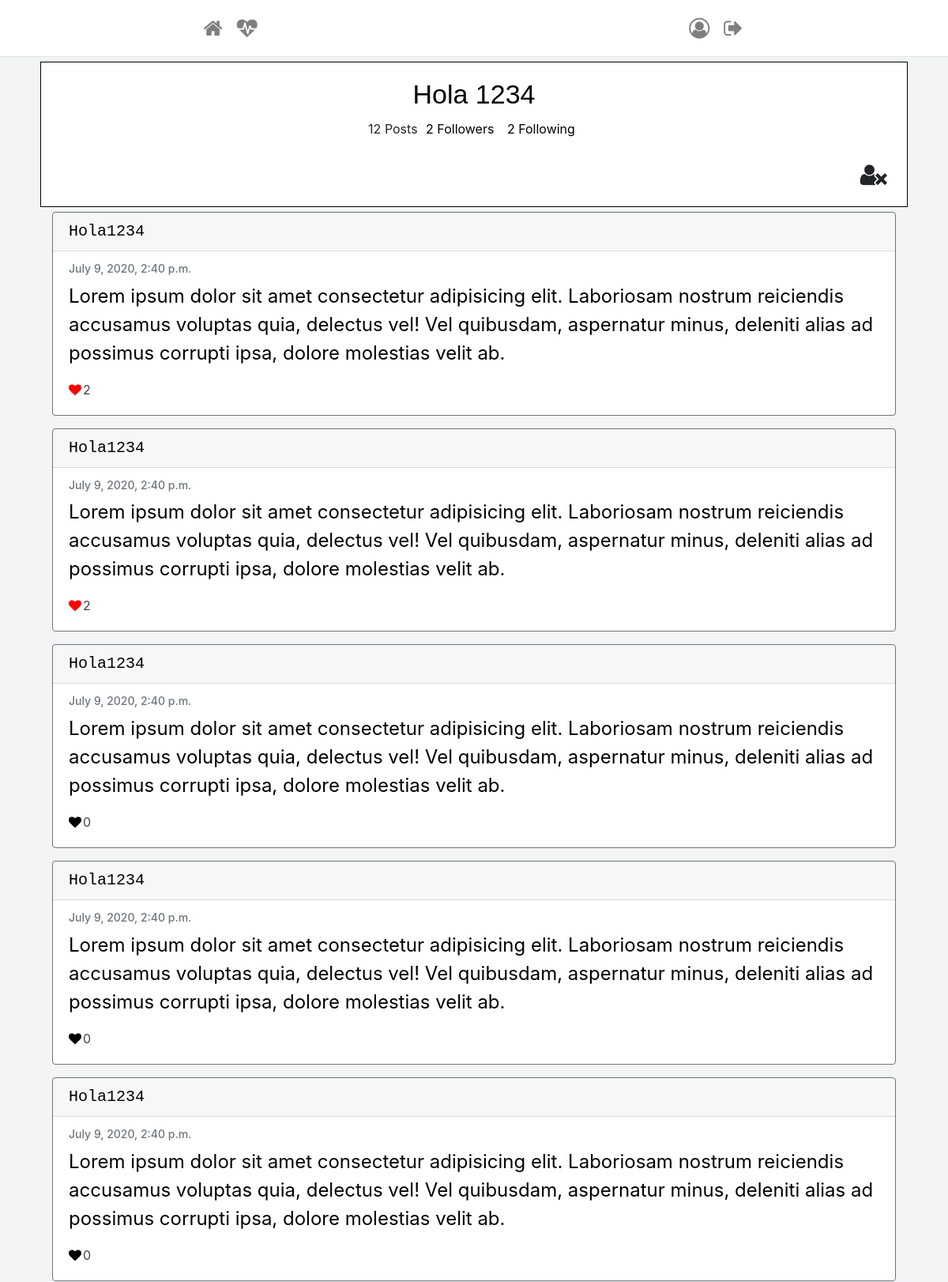
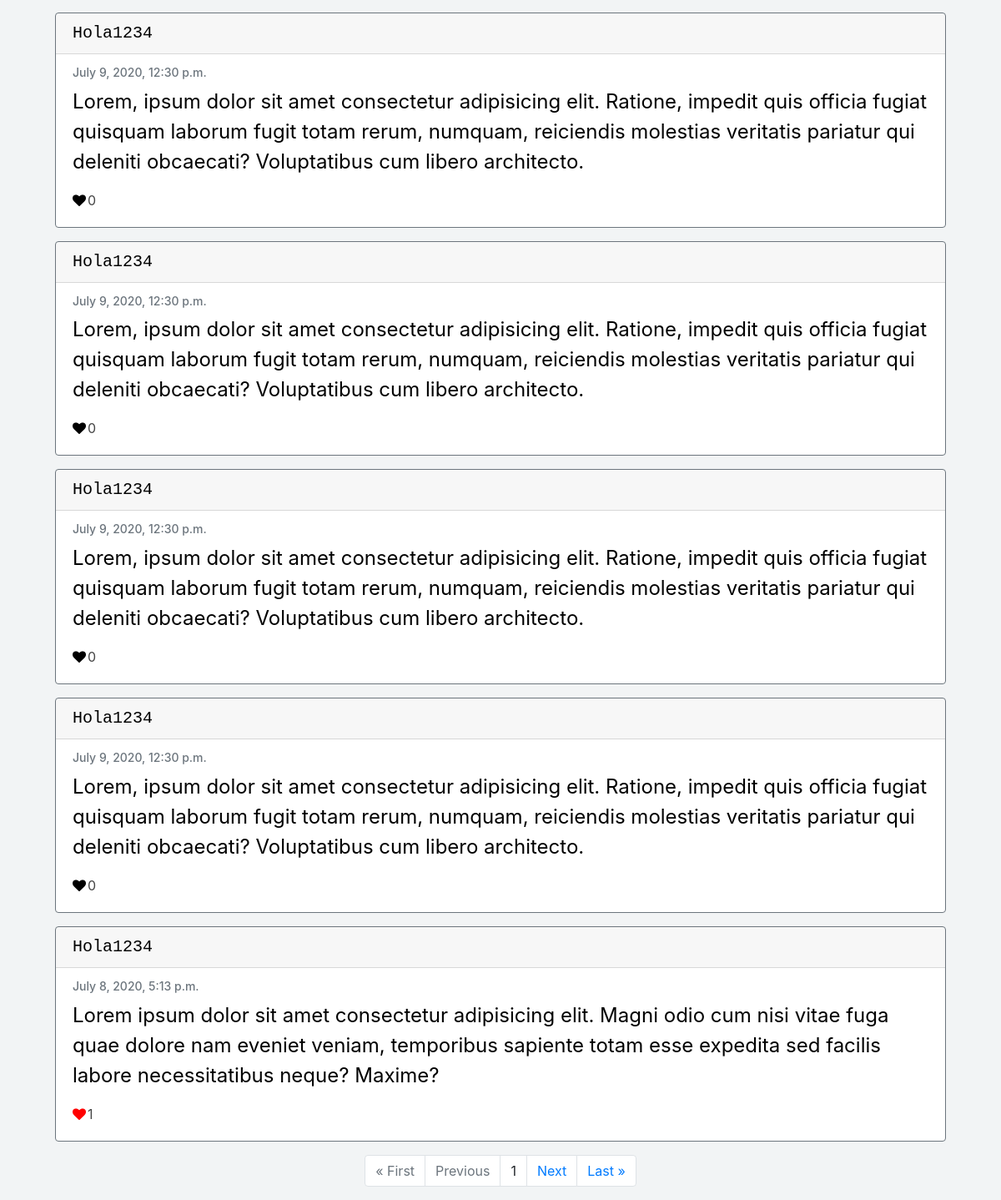
Screenshot of /profile/hola1234 (signed in) with the database file from the repository (2 pictures, top to bottom).
### network/models.py (models this page shows, shortened)
class User(AbstractUser):
    pass

class Post(models.Model):
    content = models.CharField(max_length=255)
    user = models.ForeignKey('User', on_delete=models.CASCADE, related_name='author')
    date = models.DateTimeField(default=datetime.now())
    liked = models.ManyToManyField('User', default=None, blank=True, related_name='post_likes')

### network/views.py (the view, shortened to what this page needs)
# urls.py: path("profile/<str:username>", views.profile, name="profile"),
def profile(request, username):
    if request.method == 'GET':
        currentuser = request.user
        profileuser = get_object_or_404(User, username=username)
        posts = Post.objects.filter(user=profileuser).order_by('id').reverse()
        follower = Profile.objects.filter(target=profileuser)
        following = Profile.objects.filter(follower=profileuser)
        if request.user.is_anonymous:
            return redirect('login')
        else:
            following_each_other = Profile.objects.filter(follower=currentuser, target=profileuser)
            totalfollower = len(follower)
            totalfollowing = len(following)
            paginator = Paginator(posts, 10)
            page_number = request.GET.get('page')
            page_obj = paginator.get_page(page_number)
            context = {
                'posts': posts.count(),
                'profileuser': profileuser,
                'page_obj': page_obj,
                'follower': follower,
                'totalfollower': totalfollower,
                'following': following,
                'totalfollowing': totalfollowing,
                'followingEachOther': following_each_other
            }
            return render(request, "network/profile.html", context)

### network/templates/network/profile.html (shortened to what this page needs)
{% extends 'network/layout.html' %}
{% load static %}
{% block body %}
<div class="profile">
    {% if profileuser.first_name and profileuser.last_name %}
    <h4 class="details-name">{{profileuser.first_name|title}} {{profileuser.last_name|title}}
    {% else %}
    <h4 class="details-name">{{profileuser.username|title}}</h4>
    {% endif %}
    </h4>
    <p><span class="btn-total-follow">{{posts}} Posts </span>
        <button type="button" class="btn-total-follow follows" data-toggle="modal" data-target="#followers">{{totalfollower}} Followers </button>
        <button type="button" class="btn-total-follow follows" data-toggle="modal" data-target="#following">{{totalfollowing}} Following </button>
    </p>
    {% if user.username != profileuser.username %}
        {% if not followingEachOther %}
        <form class="text-right" method="post" action="{% url 'profile' username=profileuser.username %}">
            {% csrf_token %}
            <button class="btn-follow btn" type="submit" value="Follow"><i class="fa fa-user-plus"></i></button>
        </form>
        {% elif followingEachOther %}
        <form class="text-right" method="post" action="{% url 'profile' username=profileuser.username %}">
            <button class="btn-follow btn" type="submit" value="Unfollow"><i class="fa fa-user-times"></i></button>
        </form>
        {% endif %}
    {% else %}
    <div class="text-right">
        <a class="btn-config btn" href="{% url 'config' username=request.user %}"><i class="fa fa-cog"></i></a>
    </div>
    {% endif %}
</div>
<div class="container">
    {% for post in page_obj %}
    <div class="card border-secondary mb-3 post-object{{post.id}}">
        <h5 class="card-header"><a href="{% url 'profile' username=post.user %}">{{post.user|title}}</a></h5>
        <div class="card-body text-secondary">
            <h6 class="card-subtitle mb-2 text-muted">{{post.date}}</h6>
            <p class="card-text post-object-content{{post.id}}">{{post.content}}</p>
            {% if user.is_authenticated %}
                {% if request.user == post.user %}
                <button type="button" class="edit" data-toggle="modal" data-target="#edit">Edit</button>
                <button type="button" class="delete delete-post" data-catid="{{post.id}}">Delete</button>
                {% elif request.user in post.liked.all %}
                    <a class="likebutton" href="#" data-catid="{{ post.id }}" id="{{post.id}}" data-total="{{post.liked.all.count}}"  data-value="Unlike" value="submit"><i class="fa fa-heart" id="heart{{post.id}}" style="color:red;"></i><span id="liked{{post.id}}">{{post.liked.all.count}}</span></a>
                    {% else %}
                    <a class="likebutton" href="#" data-catid="{{ post.id }}" id="{{post.id}}" data-total="{{post.liked.all.count}}"  data-value="Like" value="submit"><i class="fa fa-heart" id="heart{{post.id}}" style="color:black;"></i><span id="liked{{post.id}}">{{post.liked.all.count}}</span></a>
                {% endif %}
            {% else %}
                <p>Likes: {{post.liked.all.count}}</p>
            {% endif %}
        </div>
    </div>
    {% endfor %}
</div>
<div class="container">
    <ul class="pagination justify-content-center">
        {% if page_obj.has_previous %}
            <li class="page-item"><a href="?page=1" class="page-link">&laquo; First</a></li>
            <li class="page-item"><a href="?page={{ page_obj.previous_page_number }}" class="page-link">Previous</a></li>
        {% else %}
            <li class="page-item disabled"><a class="page-link">&laquo; First</a></li>
            <li class="page-item disabled"><a class="page-link">Previous</a></li>
        {% endif %}
        {% if page_obj.number %}
        <li class="page-item"><a class="page-link">{{ page_obj.number }}</a></li>
        {% else %}
        <li class="page-item"><a class="page-link">0</a></li>
        {% endif %}
        {% if page_obj.has_next %}
        <li class="page-item"><a href="?page={{ page_obj.next_page_number }}" class="page-link">Next</a></li>
        <li class="page-item"><a href="?page={{ page_obj.paginator.num_pages }}" class="page-link">Last &raquo;</a></li>
        {% else %}
        <li class="page-item disabled"><a class="page-link">Next</a></li>
        <li class="page-item disabled"><a class="page-link">Last &raquo;</a></li>
        {% endif %}
    </ul>
</div>
{% endblock %}

### network/static/network/styles.css (style rules this page uses)
body { background-color: #f2f4f5; }
i { margin-right: 2px; }
@media only screen and (min-width: 600px) { .card { width:auto; margin:6px; } }
@media only screen and (min-width: 600px) { .likebutton ,.edit, .delete { font-size: 32px; color:#454545; } }
@media only screen and (min-width: 600px) { .card-header { font-size:46px; font-family: monospace; } }
@media only screen and (min-width: 600px) { .card-subtitle { font-size:28px; } }
@media only screen and (min-width: 600px) { .card-text { font-size:34px; color:black; } }
@media only screen and (min-width: 600px) { .page-item { font-size: 36px; } }
@media only screen and (min-width: 600px) { .details-name { font-size: 54px; margin:10px; color: black; font-family: 'Gill Sans', 'Gill Sans MT', Calibri, 'Trebuchet MS', sans-serif; } }
@media only screen and (min-width: 600px) { .btn-follow { font-size: 56px; } }
@media only screen and (min-width: 600px) { .btn-total-follow { font-size: 38px; background-color: transparent; border: none; } }
@media only screen and (min-width: 600px) { a { color: black; } }
@media only screen and (min-width: 600px) { .profile { border: 1px solid black; padding: 10px; background-color: white; margin: 6px; text-align: center; } }
@media only screen and (min-width: 1025px) { .card { width:auto; margin:6px; } }
@media only screen and (min-width: 1025px) { .likebutton ,.edit, .delete { font-size: 16px; color:#454545; } }
@media only screen and (min-width: 1025px) { .card-header { font-size:20px; font-family: monospace; } }
@media only screen and (min-width: 1025px) { .card-subtitle { font-size:14px; } }
@media only screen and (min-width: 1025px) { .card-text { font-size:24px; color:black; } }
@media only screen and (min-width: 1025px) { .page-item { font-size: 16px; } }
@media only screen and (min-width: 1025px) { .btn-follow { font-size: 30px; } }
@media only screen and (min-width: 1025px) { .btn-total-follow { font-size: 16px; background-color: transparent; border: none; } }
@media only screen and (min-width: 1025px) { a { color: black; } }
@media only screen and (min-width: 1025px) { .details-name { font-size: 34px; margin:10px; color: black; font-family: 'Gill Sans', 'Gill Sans MT', Calibri, 'Trebuchet MS', sans-serif; } }
@media only screen and (min-width: 1025px) { .profile { border: 1px solid black; padding: 10px; background-color: white; margin: 6px; text-align: center; } }

### rows the page displays
User: first_name "Hola", last_name "1234"
Post: user "Hola1234", date "July 9, 2020, 2:40 p.m.", content "Lorem ipsum dolor sit amet consectetur adipisicing elit. Laboriosam nostrum reiciendis accusamus voluptas quia, delectus vel! Vel quibusdam, aspernatur minus, deleniti alias ad possimus corrupti ipsa, dolore molestias velit ab.", liked.all.count "2"
Post: user "Hola1234", date "July 9, 2020, 2:40 p.m.", content "Lorem ipsum dolor sit amet consectetur adipisicing elit. Laboriosam nostrum reiciendis accusamus voluptas quia, delectus vel! Vel quibusdam, aspernatur minus, deleniti alias ad possimus corrupti ipsa, dolore molestias velit ab.", liked.all.count "2"
Post: user "Hola1234", date "July 9, 2020, 2:40 p.m.", content "Lorem ipsum dolor sit amet consectetur adipisicing elit. Laboriosam nostrum reiciendis accusamus voluptas quia, delectus vel! Vel quibusdam, aspernatur minus, deleniti alias ad possimus corrupti ipsa, dolore molestias velit ab.", liked.all.count "0"
Post: user "Hola1234", date "July 9, 2020, 2:40 p.m.", content "Lorem ipsum dolor sit amet consectetur adipisicing elit. Laboriosam nostrum reiciendis accusamus voluptas quia, delectus vel! Vel quibusdam, aspernatur minus, deleniti alias ad possimus corrupti ipsa, dolore molestias velit ab.", liked.all.count "0"
Post: user "Hola1234", date "July 9, 2020, 2:40 p.m.", content "Lorem ipsum dolor sit amet consectetur adipisicing elit. Laboriosam nostrum reiciendis accusamus voluptas quia, delectus vel! Vel quibusdam, aspernatur minus, deleniti alias ad possimus corrupti ipsa, dolore molestias velit ab.", liked.all.count "0"
Post: user "Hola1234", date "July 9, 2020, 12:30 p.m.", content "Lorem, ipsum dolor sit amet consectetur adipisicing elit. Ratione, impedit quis officia fugiat quisquam laborum fugit totam rerum, numquam, reiciendis molestias veritatis pariatur qui deleniti obcaecati? Voluptatibus cum libero architecto.", liked.all.count "0"
Post: user "Hola1234", date "July 9, 2020, 12:30 p.m.", content "Lorem, ipsum dolor sit amet consectetur adipisicing elit. Ratione, impedit quis officia fugiat quisquam laborum fugit totam rerum, numquam, reiciendis molestias veritatis pariatur qui deleniti obcaecati? Voluptatibus cum libero architecto.", liked.all.count "0"
Post: user "Hola1234", date "July 9, 2020, 12:30 p.m.", content "Lorem, ipsum dolor sit amet consectetur adipisicing elit. Ratione, impedit quis officia fugiat quisquam laborum fugit totam rerum, numquam, reiciendis molestias veritatis pariatur qui deleniti obcaecati? Voluptatibus cum libero architecto.", liked.all.count "0"
Post: user "Hola1234", date "July 9, 2020, 12:30 p.m.", content "Lorem, ipsum dolor sit amet consectetur adipisicing elit. Ratione, impedit quis officia fugiat quisquam laborum fugit totam rerum, numquam, reiciendis molestias veritatis pariatur qui deleniti obcaecati? Voluptatibus cum libero architecto.", liked.all.count "0"
Post: user "Hola1234", date "July 8, 2020, 5:13 p.m.", content "Lorem ipsum dolor sit amet consectetur adipisicing elit. Magni odio cum nisi vitae fuga quae dolore nam eveniet veniam, temporibus sapiente totam esse expedita sed facilis labore necessitatibus neque? Maxime?", liked.all.count "1"

### other values shown
{{ posts }} "12"
{{ totalfollower }} "2"
{{ totalfollowing }} "2"
{{ page_obj.number }} "1"
